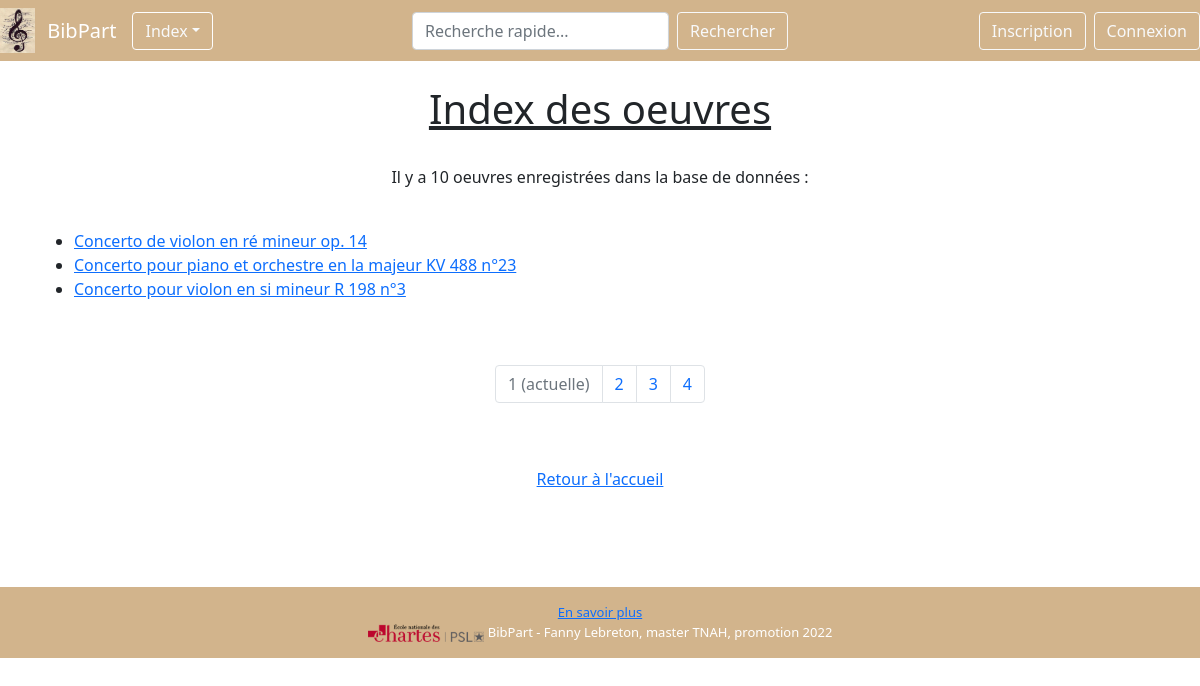
/index_oeuvres, run on the app's committed database.
### BibPart/modeles/donnees.py (models this page shows, shortened)
class Oeuvre(db.Model):
    __tablename__ = "oeuvre"
    id_oeuvre = db.Column(db.Integer, unique=True, nullable=False, primary_key=True, autoincrement=True)
    titre_oeuvre = db.Column(db.Text, nullable=False)
    date_oeuvre = db.Column(db.Text)
    audio_oeuvre = db.Column(db.Text)
    compositeur_id_compositeur = db.Column(db.Integer, db.ForeignKey('compositeur.id_compositeur'))
    type_id_type = db.Column(db.Integer, db.ForeignKey('type.id_type'))
    forme_id_forme = db.Column(db.Integer, db.ForeignKey('forme.id_forme'))
    compositeurs = db.relationship("Compositeur", back_populates="oeuvres")
    types = db.relationship("Type", back_populates="oeuvres")
    formes = db.relationship("Forme", back_populates="oeuvres")
    partitions = db.relationship("Partition", back_populates="oeuvres")
    instruments = db.relationship("Instrument", secondary="relation_oeuvre_instrument", back_populates="oeuvres")
    authorships = db.relationship("Authorship", back_populates="oeuvre")

### BibPart/routes.py (the view)
@app.route("/index_oeuvres")
def index_oeuvres():
    alloeuvres = Oeuvre.query.all()
    if len(alloeuvres) == 0:
        return render_template("pages/index_oeuvres.html", var_groupe_oeuvres=alloeuvres)
    else:
        page = request.args.get("page", 1)
        if isinstance(page, str) and page.isdigit():
            page = int(page)
        else:
            page = 1
    alloeuvres = Oeuvre.query.order_by(Oeuvre.titre_oeuvre).paginate(page=page, per_page=RESULTATS_PAR_PAGE)
    return render_template("pages/index_oeuvres.html", nom="BibPart", var_groupe_oeuvres=alloeuvres)

### BibPart/templates/pages/index_oeuvres.html (shortened to what this page needs)
{% extends "conteneur.html" %}
{% block corps %}
{% if var_groupe_oeuvres %}
<h1 class="titre-index-notice">Index des oeuvres</h1>
<br/>
<p class="text-center">Il y a {{var_groupe_oeuvres.total}} oeuvres enregistrées dans la base de données :</p>
<br/>
<ul>
    {% for b_o in var_groupe_oeuvres.items %}
    <li><a href="{{url_for('notice_oeuvre', id_oeuvre=b_o.id_oeuvre)}}">{{b_o.titre_oeuvre}}</a></li>
    {% endfor %}
</ul>
<br/>
<br/>
<nav aria-label="Page navigation example">
    <ul class="pagination justify-content-center">
        {% for page in var_groupe_oeuvres.iter_pages() %}
        {% if page %}
        {% if page != var_groupe_oeuvres.page %}
        <li class="page-item">
            <a class="page-link" href="{{ url_for('index_oeuvres', page=page) }}">{{page}}</a>
        </li>
        {% else %}
        <li class="page-item active disabled">
            <a class="page-link">{{page}} <span>(actuelle)</span></a>
        </li>
        {% endif %}
        {% else %}
        <li class="page-item disabled">
            <a class="page-link">...</a>
        </li>
        {% endif %}
        {% endfor %}
    </ul>
</nav>
{% else %}
<div class="alert alert-danger" role="alert">
    <p class="text-center text-danger">La base de données est en cours de constitution...</p>
    <p class="text-center">Nous vous prions de bien vouloir nous excuser.</p>
</div>
{% endif %}
<br/>
<br/>
<div class="text-center"><a href="{{url_for('accueil')}}">Retour à l'accueil</a></div>
{% endblock %}

### data on the page
Oeuvre: titre_oeuvre "Concerto de violon en ré mineur op. 14"
Oeuvre: titre_oeuvre "Concerto pour piano et orchestre en la majeur KV 488 n°23"
Oeuvre: titre_oeuvre "Concerto pour violon en si mineur R 198 n°3"

### other printed values
{{ var_groupe_oeuvres.total }} "10"
{{ page }} "1"
{{ page }} "2" "3" "4"
